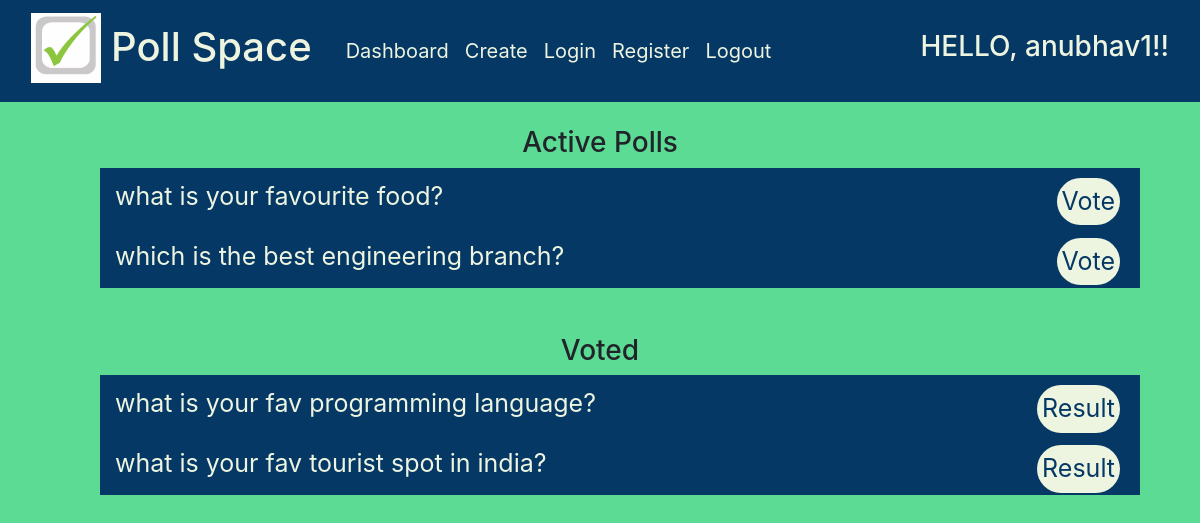
The app's page /polls/dashboard (signed in), older data.
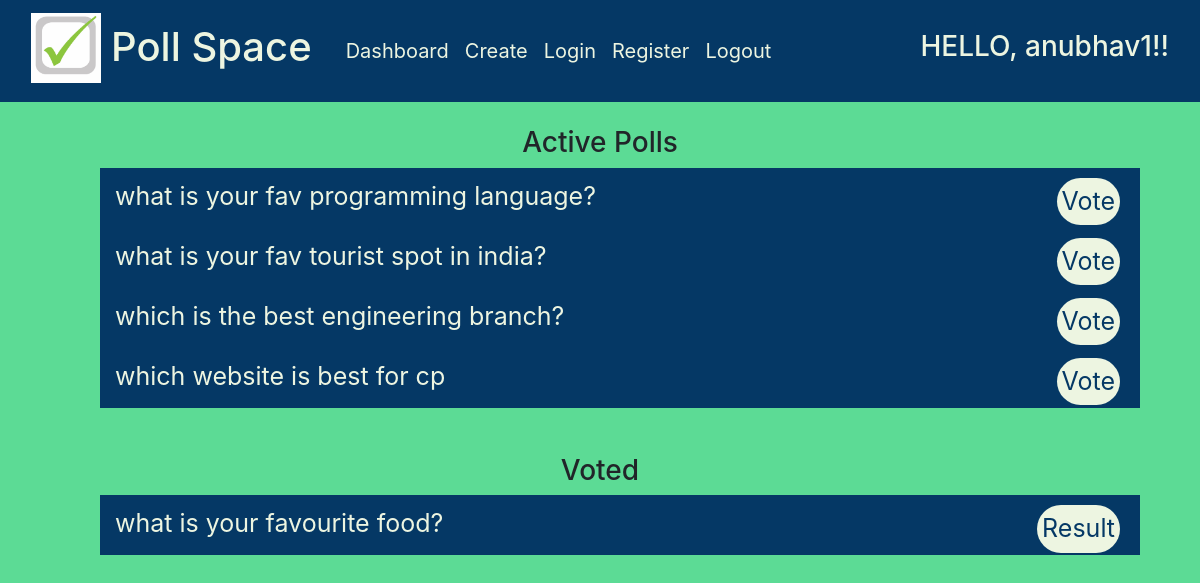
The same page, newer data.
### polls/models.py (models this page shows)
class Polls(models.Model) :
    poll_question = models.TextField()
    poll_option1 = models.CharField(max_length = 100)
    poll_option2 = models.CharField(max_length = 100)
    poll_option3 = models.CharField(max_length = 100)
    poll_option4 = models.CharField(max_length = 100)
    poll_option1_count = models.IntegerField(default = 0)
    poll_option2_count = models.IntegerField(default = 0)
    poll_option3_count = models.IntegerField(default = 0)
    poll_option4_count = models.IntegerField(default = 0)

class Voted(models.Model) :
    user = models.ForeignKey(UserModel, on_delete = models.CASCADE)
    poll = models.ForeignKey(Polls, on_delete = models.CASCADE)

### polls/views.py (the view)
# urls.py: path('polls/dashboard', dashboard_view, name='dashboard'),
@login_required(login_url='login')
def dashboard_view(request, *args, **kwargs) :
    polls = Polls.objects.all()
    votedpolls = request.user.voted_set.all()
    active = []
    for poll in polls :
        if Voted.objects.filter(user=request.user,poll=poll) :
           continue
        else :
           active.append(poll)
    context = {
        'polls' : polls,
        'votedpolls' : votedpolls,
        'active' : active
    }
    return render(request, 'polls/dashboard.html', context)

### polls/templates/polls/dashboard.html
{% extends "base.html" %}
{% block content %}
<div id="poll_list" class="container-fluid">
    <h3>Active Polls</h3>
    <ul class="polldata">
        {% for poll in active %}
        <li class="pollitem">
            <p class="pollname">{{ poll.poll_question }}</p>
            <a class="function" href="{% url 'vote' poll.id %}">Vote</a>
        </li>
        {% endfor %}
    </ul>
    <br>
    <h3>Voted</h3>
    <ul class="polldata">
        {% for vote in votedpolls %}
        <li class="pollitem">
            <p class="pollname">{{ vote.poll.poll_question }}</p>
            <a class="function" href="{% url 'result' vote.poll.id %}">Result</a>
        </li>
        {% endfor %}
    </ul>
</div>
{% endblock %}

Row changes from the older to the newer data that the page shows:
no longer on this page (row edited): Polls: poll_question "what is your favourite food?"
removed Voted: poll.poll_question "what is your fav programming language?"
removed Voted: poll.poll_question "what is your fav tourist spot in india?"
now on this page (row unchanged): Polls: poll_question "what is your fav programming language?"
now on this page (row edited): Polls: poll_question "what is your fav tourist spot in india?"
added Polls: poll_question "which website is best for cp"
added Voted: poll.poll_question "what is your favourite food?"
